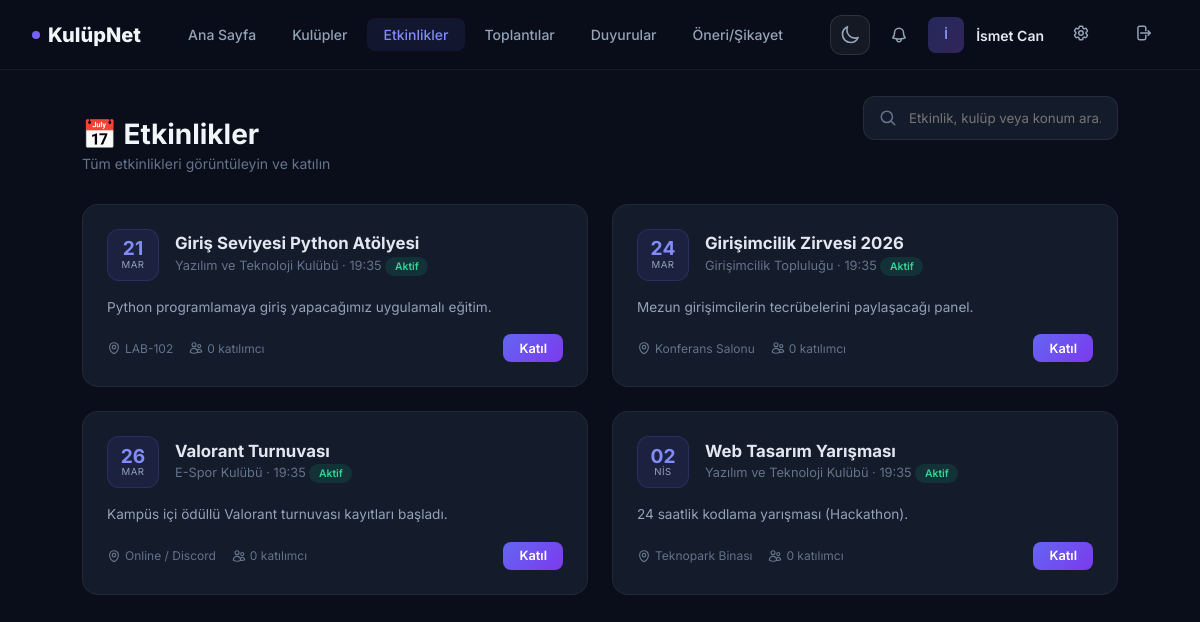
The page /etkinlikler.php (signed in) on the database its author committed.
### tables this page shows
CREATE TABLE IF NOT EXISTS etkinlikler (
    id INT AUTO_INCREMENT PRIMARY KEY,
    kulup_id INT,
    baslik VARCHAR(200) NOT NULL,
    aciklama TEXT,
    tarih DATETIME NOT NULL,
    konum VARCHAR(200),
    kisi_siniri INT DEFAULT NULL,
    FOREIGN KEY (kulup_id) REFERENCES kulupler(id) ON DELETE SET NULL
);

CREATE TABLE IF NOT EXISTS kulupler (
    id INT AUTO_INCREMENT PRIMARY KEY,
    ad VARCHAR(100) NOT NULL,
    aciklama TEXT
);

### etkinlikler.php (the view, shortened to what this page needs)
<?php
require_once 'config/veritabani.php';
$giris_yapildi = isset($_SESSION['kullanici_id']);
$aranan = trim($_GET['aranan'] ?? '');
$sayfa_kayit_sayisi = 6;
$sayfa = isset($_GET['sayfa']) ? max(1, (int)$_GET['sayfa']) : 1;
$offset = ($sayfa - 1) * $sayfa_kayit_sayisi;
$where_clauses = ["e.tarih >= NOW()"];
$params = [];
$where_sql = "WHERE " . implode(" AND ", $where_clauses);
$sql = "SELECT e.*, k.ad as kulup_adi, (SELECT COUNT(*) FROM etkinlik_katilimlari WHERE etkinlik_id = e.id) as katilimci_sayisi
        FROM etkinlikler e
        LEFT JOIN kulupler k ON e.kulup_id = k.id
        $where_sql
        ORDER BY e.tarih ASC
        LIMIT $sayfa_kayit_sayisi OFFSET $offset";
$stmt = $db->prepare($sql);
$stmt->execute($params);
$etkinlikler = $stmt->fetchAll();
$katildigi = [];
$kullanici_durum = 'Aktif';
if ($giris_yapildi) {
    $stmt = $db->prepare("SELECT etkinlik_id FROM etkinlik_katilimlari WHERE kullanici_id = ?");
    $stmt->execute([$_SESSION['kullanici_id']]);
    $katildigi = array_column($stmt->fetchAll(), 'etkinlik_id');
    $stmt_durum = $db->prepare("SELECT durum FROM kullanicilar WHERE id = ?");
    $stmt_durum->execute([$_SESSION['kullanici_id']]);
    $kullanici_durum = $stmt_durum->fetchColumn() ?: 'Aktif';
}
$aylar = ['Oca','Şub','Mar','Nis','May','Haz','Tem','Ağu','Eyl','Eki','Kas','Ara'];
?>
<!DOCTYPE html>
<html lang="tr">
<head>
    <link rel="stylesheet" href="content/css/theme.css">
</head>
<body>
    <nav class="navbar">
        <a href="index.php" class="nav-brand"><span class="brand-dot"></span> KulüpNet</a>
        <div class="nav-links">
            <a href="index.php">Ana Sayfa</a>
            <a href="kulupler.php">Kulüpler</a>
            <a href="etkinlikler.php" class="active">Etkinlikler</a>
            <?php if ($giris_yapildi): ?><a href="toplantilar.php">Toplantılar</a><a href="duyurular.php">Duyurular</a><a href="oneri_sikayet.php">Öneri/Şikayet</a><?php endif; ?>
        </div>
        <div class="nav-auth">
            <?php include 'includes/theme_toggle.php'; ?>
            <?php if ($giris_yapildi): ?>
                <div class="user-menu" style="display: flex; align-items: center; gap: 0.75rem;">
                    <?php include 'includes/bildirim.php'; ?>
                    <a href="profil.php" class="user-avatar-nav"><?php echo mb_strtoupper(mb_substr($_SESSION['kullanici_ad'], 0, 1)); ?></a>
                    <a href="profil.php" style="text-decoration:none;"><span class="user-menu-name" style="font-size: 0.875rem; font-weight: 600; color: #e2e8f0;"><?php echo htmlspecialchars($_SESSION['kullanici_ad']); ?></span></a>
                    <a href="ayarlar.php" class="btn-ghost" title="Ayarlar">
                    </a>
                    <a href="cikis.php" class="btn-ghost" title="Çıkış">
                    </a>
                </div>
            <?php else: ?>
                <a href="giris.php" class="btn-ghost">Giriş</a>
                <a href="kayit.php" class="btn-primary-nav">Kayıt Ol</a>
            <?php endif; ?>
        </div>
    </nav>
    <div class="container">
        <div class="page-header">
            <div style="display: flex; justify-content: space-between; align-items: flex-end; flex-wrap: wrap; gap: 1rem;">
                <div>
                    <h1>📅 Etkinlikler</h1>
                    <p>Tüm etkinlikleri görüntüleyin ve katılın</p>
                </div>
                <form action="" method="GET" class="search-container">
                    <svg class="search-icon" xmlns="http://www.w3.org/2000/svg" fill="none" viewBox="0 0 24 24" stroke-width="2" stroke="currentColor"><path stroke-linecap="round" stroke-linejoin="round" d="m21 21-5.197-5.197m0 0A7.5 7.5 0 1 0 5.196 5.196a7.5 7.5 0 0 0 10.607 10.607Z" /></svg>
                    <input type="text" name="aranan" class="search-input" placeholder="Etkinlik, kulüp veya konum ara..." value="<?php echo htmlspecialchars($aranan); ?>">
                </form>
            </div>
        </div>
        <div class="cards-grid">
            <?php if (!empty($etkinlikler)):
                foreach ($etkinlikler as $e):
                    $ts = strtotime($e['tarih']);
                    $gun = date('d', $ts); $ay = $aylar[(int)date('n', $ts) - 1]; $saat = date('H:i', $ts);
                    $gecmis = $ts < time();
                    $katildi = in_array($e['id'], $katildigi);
            ?>
            <div class="event-card">
                <div class="card-top">
                    <div class="card-date">
                        <span class="day"><?php echo $gun; ?></span>
                        <span class="month"><?php echo $ay; ?></span>
                    </div>
                    <div>
                        <div class="card-title"><?php echo htmlspecialchars($e['baslik']); ?></div>
                        <div class="card-subtitle">
                            <?php echo htmlspecialchars($e['kulup_adi'] ?? 'Genel'); ?> · <?php echo $saat; ?>
                            <?php if ($gecmis): ?>
                                <span class="status-badge status-past">Bitti</span>
                            <?php else: ?>
                                <span class="status-badge status-upcoming">Aktif</span>
                            <?php endif; ?>
                        </div>
                    </div>
                </div>
                <div class="card-desc"><?php echo htmlspecialchars($e['aciklama'] ?? 'Açıklama yok.'); ?></div>
                <div class="card-footer">
                    <div class="card-meta-row">
                        <div class="card-meta-item">
                            <?php echo htmlspecialchars($e['konum'] ?? 'Belirtilmedi'); ?>
                        </div>
                        <div class="card-meta-item">
                            <?php
                                $ks = $e['kisi_siniri'] ?? null;
                                $sinir_text = $ks ? ' / ' . $ks : '';
                                echo $e['katilimci_sayisi'] . $sinir_text . ' katılımcı';
                            ?>
                        </div>
                    </div>
                    <?php
                        $dolu = ($ks !== null && $e['katilimci_sayisi'] >= $ks);
                        if ($giris_yapildi && !$gecmis):
                    ?>
                        <form method="POST" style="margin:0;">
                            <?php if ($katildi): ?>
                                <button type="submit" name="etkinlik_islem" value="ayril" class="btn-join leave">Ayrıl</button>
                            <?php elseif ($kullanici_durum === 'Yasakli'): ?>
                                <span class="status-badge status-banned">Yasaklısınız</span>
                            <?php elseif ($dolu): ?>
                                <span class="status-badge status-full">Kontenjan Dolu</span>
                            <?php else: ?>
                                <button type="submit" name="etkinlik_islem" value="katil" class="btn-join join">Katıl</button>
                            <?php endif; ?>
                        </form>
                    <?php elseif (!$giris_yapildi && !$gecmis && $dolu): ?>
                        <span class="status-badge status-full">Kontenjan Dolu</span>
                    <?php endif; ?>
                </div>
            </div>
            <?php endforeach; endif; ?>
        </div>
    </div>
</body>
</html>

### content/css/theme.css (style rules this page uses)
body, .navbar, .card, .event-card, .meeting-card, .club-card, .section-card, .form-card, .stat-item, .calendar-card, .compact-event-card, .site-footer, .search-input, .event-modal, .modal-header, .modal-event-item, .theme-toggle, .page-btn, .page-link, .profile-header, .settings-section, .tabs, .detail-card, .announcement-card, .login-prompt, .list-item { transition: background-color 0.3s ease, color 0.3s ease, border-color 0.3s ease, box-shadow 0.3s ease; }

### rows shown on the page
etkinlikler: tarih "21", tarih "MAR", baslik "Giriş Seviyesi Python Atölyesi", kulup.ad "Yazılım ve Teknoloji Kulübü", tarih "19:35", shows "Aktif", aciklama "Python programlamaya giriş yapacağımız uygulamalı eğitim.", konum "LAB-102", katilimci_sayisi "0", shows "Katıl"
etkinlikler: tarih "24", tarih "MAR", baslik "Girişimcilik Zirvesi 2026", kulup.ad "Girişimcilik Topluluğu", tarih "19:35", shows "Aktif", aciklama "Mezun girişimcilerin tecrübelerini paylaşacağı panel.", konum "Konferans Salonu", katilimci_sayisi "0", shows "Katıl"
etkinlikler: tarih "26", tarih "MAR", baslik "Valorant Turnuvası", kulup.ad "E-Spor Kulübü", tarih "19:35", shows "Aktif", aciklama "Kampüs içi ödüllü Valorant turnuvası kayıtları başladı.", konum "Online / Discord", katilimci_sayisi "0", shows "Katıl"
etkinlikler: tarih "02", tarih "NIS", baslik "Web Tasarım Yarışması", kulup.ad "Yazılım ve Teknoloji Kulübü", tarih "19:35", shows "Aktif", aciklama "24 saatlik kodlama yarışması (Hackathon).", konum "Teknopark Binası", katilimci_sayisi "0", shows "Katıl"

### other values the page prints
mb_strtoupper(mb_substr($_SESSION['kullanici_ad'], 0, 1)) "İ"
$_SESSION['kullanici_ad'] "İsmet Can"
